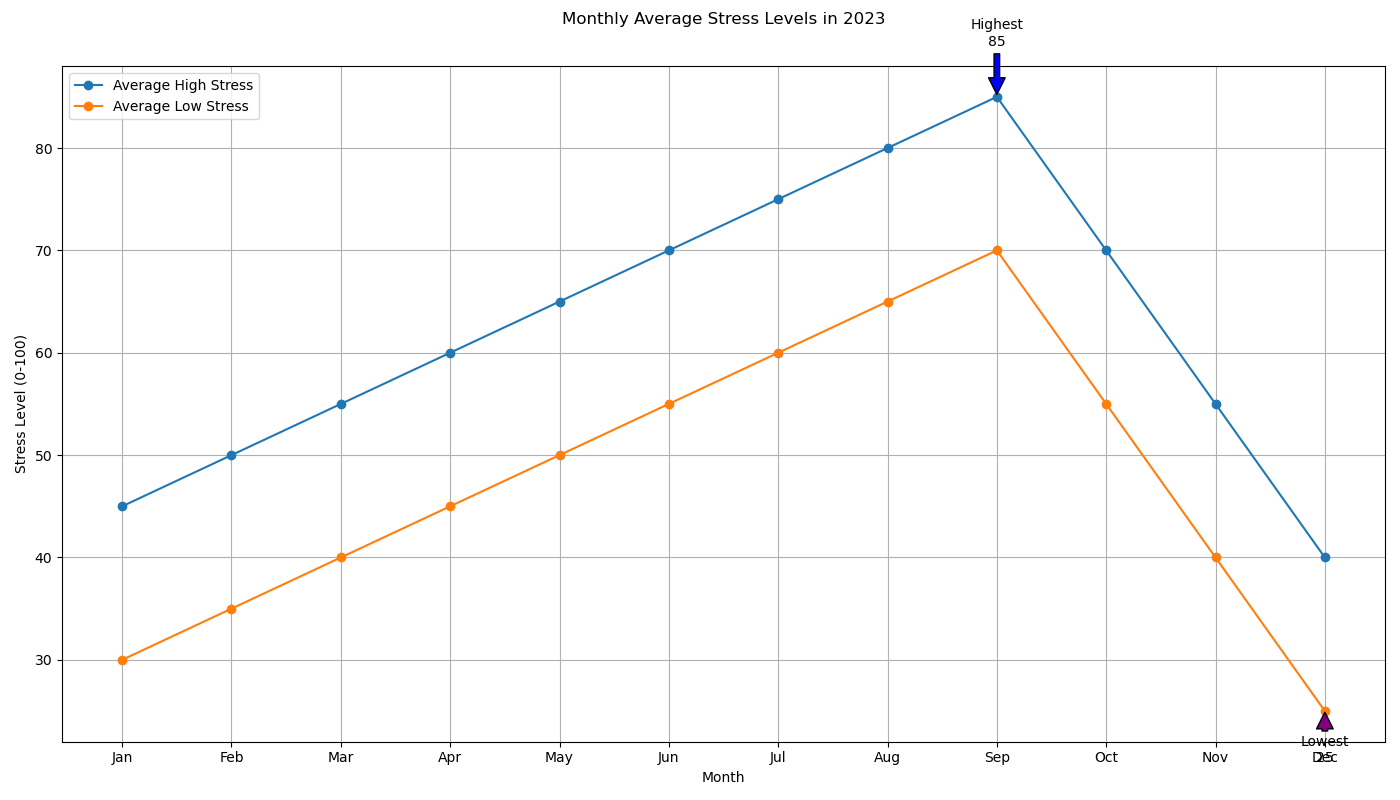

Write Python code to recreate this figure.

import matplotlib.pyplot as plt

# Data
months = [
    'Jan', 'Feb', 'Mar', 'Apr', 'May', 'Jun',
    'Jul', 'Aug', 'Sep', 'Oct', 'Nov', 'Dec'
]
average_high_stress = [45, 50, 55, 60, 65, 70, 75, 80, 85, 70, 55, 40]
average_low_stress = [30, 35, 40, 45, 50, 55, 60, 65, 70, 55, 40, 25]

# Create the plot
plt.figure(figsize=(14, 8))
plt.plot(months, average_high_stress, color='#1f77b4', marker='o', label="Average High Stress")
plt.plot(months, average_low_stress, color='#ff7f0e', marker='o', label="Average Low Stress")

# Highlight Highest and Lowest Average Stress Levels
highest_stress = max(average_high_stress)
lowest_stress = min(average_low_stress)
highest_month = months[average_high_stress.index(highest_stress)]
lowest_month = months[average_low_stress.index(lowest_stress)]

plt.annotate(f'Highest\n{highest_stress}', xy=(highest_month, highest_stress), xytext=(highest_month, highest_stress+5),
             arrowprops=dict(facecolor='blue', shrink=0.05), ha='center')
plt.annotate(f'Lowest\n{lowest_stress}', xy=(lowest_month, lowest_stress), xytext=(lowest_month, lowest_stress-5),
             arrowprops=dict(facecolor='purple', shrink=0.05), ha='center')

# Customize rest of the chart
plt.title("Monthly Average Stress Levels in 2023", y=1.05)
plt.xlabel("Month")
plt.ylabel("Stress Level (0-100)")
plt.legend(loc='upper left')
plt.grid(True)
plt.tight_layout()

# Show the plot
plt.show()
